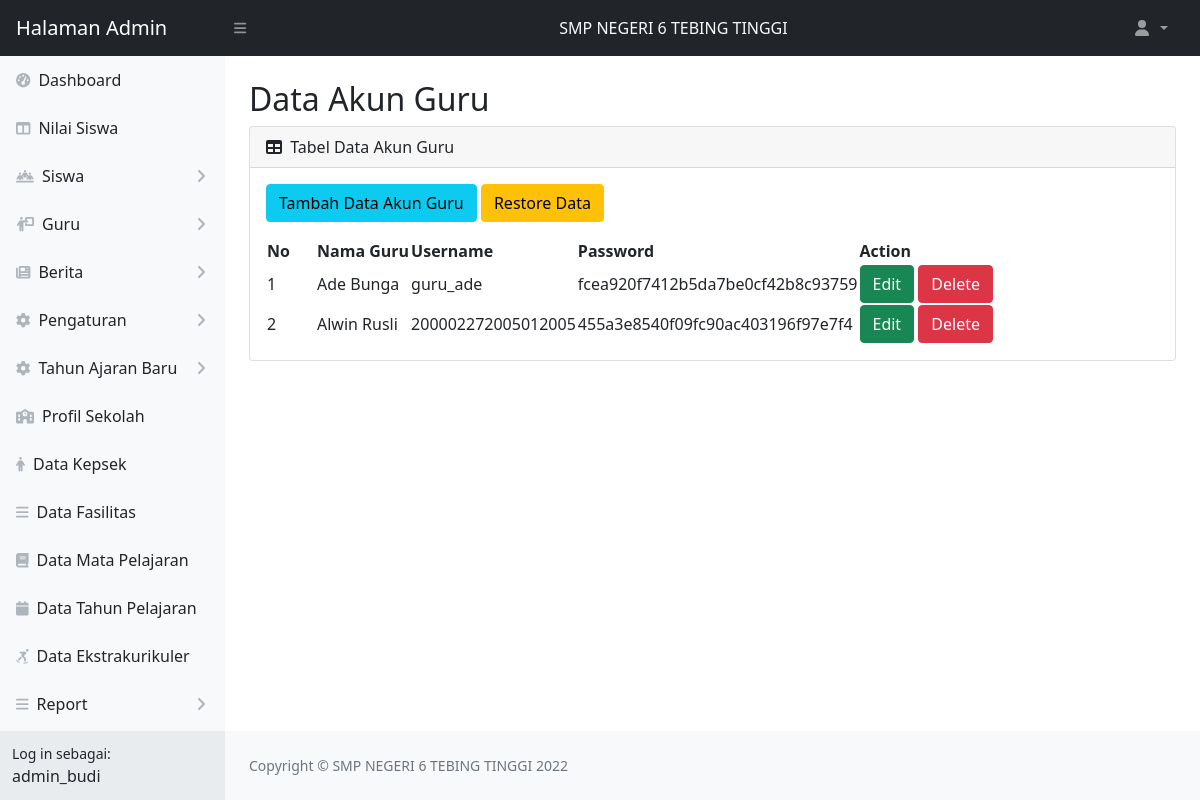
The app's page /web_app/admin/tabel-akunguru.php (signed in) with its own data.
### tables this page shows
CREATE TABLE `akun_admin` (
  `admin_id` int(11) NOT NULL,
  `username` varchar(15) NOT NULL,
  `nama_lengkap` varchar(50) NOT NULL,
  `password` varchar(60) NOT NULL
);

CREATE TABLE `akun_guru` (
  `id` int(11) NOT NULL,
  `id_guru` int(11) NOT NULL,
  `username` varchar(18) NOT NULL,
  `password` varchar(50) NOT NULL
);

CREATE TABLE `guru` (
  `id` int(11) NOT NULL,
  `nip` char(18) NOT NULL,
  `nama_lengkap` varchar(50) NOT NULL,
  `jenis_kelamin` enum('L','P') NOT NULL,
  `tempat_lahir` varchar(20) NOT NULL,
  `tanggal_lahir` date NOT NULL,
  `agama` enum('Islam','Katolik','Protestan','Buddha','Konghucu','Hindu') NOT NULL,
  `golongan_darah` enum('O','A','B','AB') NOT NULL,
  `jenjang` varchar(3) NOT NULL,
  `no_hp` char(15) NOT NULL,
  `foto` varchar(30) DEFAULT NULL
);

### web_app/admin/tabel-akunguru.php (the view, shortened to what this page needs)
<?php
    include 'koneksi.php';
    $admin = "SELECT username, nama_lengkap FROM akun_admin WHERE admin_id = '".$_SESSION['admin_id']."'";
    $data_admin = mysqli_query($koneksi, $admin);
    $get = mysqli_fetch_object($data_admin);
?>
<!DOCTYPE html>
<html lang="en">
    <head>
        <link href="https://cdn.jsdelivr.net/npm/simple-datatables@latest/dist/style.css" rel="stylesheet" />
        <link href="css/styles.css" rel="stylesheet" />
    </head>
    <body class="sb-nav-fixed">
        <?php
            include 'topnavbar.php';
            include 'sidebar.php';
        ?>
        <div id="layoutSidenav_content">
            <main>
                <div class="container-fluid px-4">
                    <h2 class="mt-4">Data Akun Guru</h2>
                    <div class="card mb-4">
                        <div class="card-header">
                            <i class="fas fa-table me-1"></i>
                            Tabel Data Akun Guru
                        </div>
                        <div class="card-body">
                            <a class="btn btn-info mb-3" href="tambah-akunguru.php">Tambah Data Akun Guru</a>
                            <a class="btn btn-warning mb-3" href="restore-akunguru.php">Restore Data</a>
                            <table id="datatablesSimple">
                                <thead>
                                    <tr>
                                        <th width="50px">No</th>
                                        <th>Nama Guru</th>
                                        <th>Username</th>
                                        <th>Password</th>
                                        <th>Action</th>
                                    </tr>
                                </thead>
                                <tbody>
                                <?php
                                    $no = 1;
                                    $dataakunguru = "SELECT a.id id_akun, a.username, a.password, g.nama_lengkap nama_guru
                                    FROM guru g JOIN akun_guru a ON a.id_guru = g.id ";
                                    $akunguru=mysqli_query($koneksi, $dataakunguru);
                                    if(mysqli_num_rows($akunguru)>0){
                                    while($data = mysqli_fetch_array($akunguru)){
                                ?>
                                    <tr>
                                        <td><?php echo $no++?></td>
                                        <td><?php echo $data['nama_guru']?></td>
                                        <td><?php echo $data['username']?></td>
                                        <td type="password"><?php echo $data['password']?></td>
                                        <td>
                                            <a class="btn btn-success" href="update-akunguru.php?idakunguru=<?php echo $data['id_akun']?>">Edit</a>
                                            <a class="btn btn-danger" href="process.php?deleteakunguru=<?php echo $data['id_akun']?>" onclick="return confirm('Yakin ingin menghapus data?')">Delete</a>
                                        </td>
                                    </tr>
                                <?php }} ?>
                                </tbody>
                            </table>
                        </div>
                    </div>
                </div>
            </main>
            <?php
                include 'footer.php';
            ?>
        </div>
    </div>
</body>
</html>

### web_app/admin/sidebar.php (shortened to what this page needs)
<div id="layoutSidenav">
            <div id="layoutSidenav_nav">
                <nav class="sb-sidenav accordion sb-sidenav-light" id="sidenavAccordion">
                    <div class="sb-sidenav-menu">
                        <div class="nav">
                            <a class="nav-link" href="index.php">
                                <div class="sb-nav-link-icon"><i class="fas fa-tachometer-alt"></i></div>
                                Dashboard
                            </a>
                            <a class="nav-link" href="tabel-nilai.php">
                                <div class="sb-nav-link-icon"><i class="fas fa-columns"></i></div>
                                Nilai Siswa
                            </a>
                                    <a class="nav-link collapsed" href="#" data-bs-toggle="collapse" data-bs-target="#pagesCollapseSiswa" aria-expanded="false" aria-controls="pagesCollapseAuth">
                                        <div class="sb-nav-link-icon"><i class="fas fa-people-line"></i></div>
                                        Siswa
                                        <div class="sb-sidenav-collapse-arrow"><i class="fas fa-angle-down"></i></div>
                                    </a>
                                    <a class="nav-link collapsed" href="#" data-bs-toggle="collapse" data-bs-target="#pagesCollapseGuru" aria-expanded="false" aria-controls="pagesCollapseAuth">
                                        <div class="sb-nav-link-icon"><i class="fas fa-person-chalkboard"></i></div>
                                        Guru
                                        <div class="sb-sidenav-collapse-arrow"><i class="fas fa-angle-down"></i></div>
                                    </a>
                                    <a class="nav-link collapsed" href="#" data-bs-toggle="collapse" data-bs-target="#pagesCollapseBerita" aria-expanded="false" aria-controls="pagesCollapseAuth">
                                        <div class="sb-nav-link-icon"><i class="fas fa-newspaper"></i></div>
                                        Berita
                                        <div class="sb-sidenav-collapse-arrow"><i class="fas fa-angle-down"></i></div>
                                    </a>
                                    <a class="nav-link collapsed" href="#" data-bs-toggle="collapse" data-bs-target="#pagesCollapsePengaturan" aria-expanded="false" aria-controls="pagesCollapseAuth">
                                        <div class="sb-nav-link-icon"><i class="fas fa-gear"></i></div>
                                        Pengaturan
                                        <div class="sb-sidenav-collapse-arrow"><i class="fas fa-angle-down"></i></div>
                                    </a>
                                    <a class="nav-link collapsed" href="#" data-bs-toggle="collapse" data-bs-target="#pagesCollapseTA" aria-expanded="false" aria-controls="pagesCollapseAuth">
                                        <div class="sb-nav-link-icon"><i class="fas fa-gear"></i></div>
                                        Tahun Ajaran Baru
                                        <div class="sb-sidenav-collapse-arrow"><i class="fas fa-angle-down"></i></div>
                                    </a>
                                    <a class="nav-link" href="profil-sekolah.php">
                                        <div class="sb-nav-link-icon"><i class="fas fa-school"></i></div>
                                        Profil Sekolah
                                    </a>
                                    <a class="nav-link" href="tabel-kepsek.php">
                                        <div class="sb-nav-link-icon"><i class="fas fa-person"></i></div>
                                        Data Kepsek
                                    </a>
                                    <a class="nav-link" href="tabel-fasilitas.php">
                                        <div class="sb-nav-link-icon"><i class="fas fa-bars"></i></div>
                                        Data Fasilitas
                                    </a>
                                    <a class="nav-link" href="tabel-matapelajaran.php">
                                        <div class="sb-nav-link-icon"><i class="fas fa-book"></i></div>
                                        Data Mata Pelajaran
                                    </a>
                                    <a class="nav-link" href="tabel-tahunpelajaran.php">
                                        <div class="sb-nav-link-icon"><i class="fas fa-calendar"></i></div>
                                        Data Tahun Pelajaran
                                    </a>
                                    <a class="nav-link" href="tabel-ekstrakurikuler.php">
                                        <div class="sb-nav-link-icon"><i class="fas fa-person-skating"></i></div>
                                        Data Ekstrakurikuler
                                    </a>
                                    <a class="nav-link collapsed" href="#" data-bs-toggle="collapse" data-bs-target="#pagesCollapseReport" aria-expanded="false" aria-controls="pagesCollapseAuth">
                                        <div class="sb-nav-link-icon"><i class="fas fa-bars"></i></div>
                                        Report
                                        <div class="sb-sidenav-collapse-arrow"><i class="fas fa-angle-down"></i></div>
                                    </a>
                                    <a class="nav-link collapsed" href="#" data-bs-toggle="collapse" data-bs-target="#pagesCollapseTrash" aria-expanded="false" aria-controls="pagesCollapseAuth">
                                    </a>
                        </div>
                    </div>
                    <div class="sb-sidenav-footer">
                        <div class="small">Log in sebagai:</div>
                        <?php echo $get->username ?>
                    </div>
                </nav>
            </div>

### records on screen
akun_admin: username "admin_budi"
akun_guru: id_guru.nama_lengkap "Ade Bunga", username "guru_ade", password "fcea920f7412b5da7be0cf42b8c93759"
akun_guru: id_guru.nama_lengkap "Alwin Rusli", username "200002272005012005", password "455a3e8540f09fc90ac403196f97e7f4"
